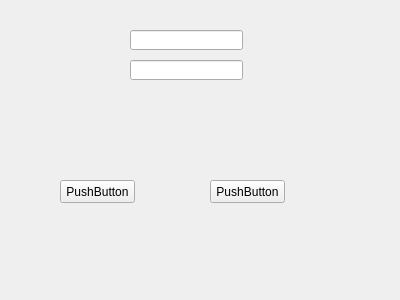
<?xml version="1.0" encoding="UTF-8"?>
<ui version="4.0">
 <class>Form</class>
 <widget class="QWidget" name="Form">
  <property name="windowModality">
   <enum>Qt::WindowModal</enum>
  </property>
  <property name="geometry">
   <rect>
    <x>0</x>
    <y>0</y>
    <width>400</width>
    <height>300</height>
   </rect>
  </property>
  <property name="windowTitle">
   <string>Form</string>
  </property>
  <widget class="QLineEdit" name="lineEdit">
   <property name="geometry">
    <rect>
     <x>130</x>
     <y>30</y>
     <width>113</width>
     <height>20</height>
    </rect>
   </property>
  </widget>
  <widget class="QLineEdit" name="lineEdit_2">
   <property name="geometry">
    <rect>
     <x>130</x>
     <y>60</y>
     <width>113</width>
     <height>20</height>
    </rect>
   </property>
  </widget>
  <widget class="QPushButton" name="pushButton">
   <property name="geometry">
    <rect>
     <x>60</x>
     <y>180</y>
     <width>75</width>
     <height>23</height>
    </rect>
   </property>
   <property name="text">
    <string>PushButton</string>
   </property>
  </widget>
  <widget class="QPushButton" name="pushButton_2">
   <property name="geometry">
    <rect>
     <x>210</x>
     <y>180</y>
     <width>75</width>
     <height>23</height>
    </rect>
   </property>
   <property name="text">
    <string>PushButton</string>
   </property>
  </widget>
 </widget>
 <resources/>
 <connections/>
</ui>
